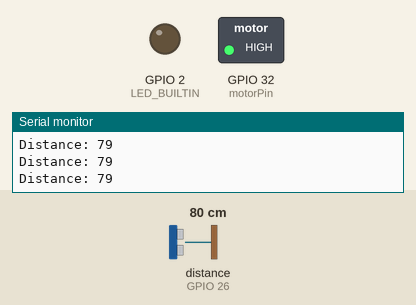
Recording of a program running on a simulated ESP32. On the bench: switched loads named in the program (green lamp = pin HIGH), output pins drawn as LEDs (lit = HIGH), the last lines printed to the serial monitor. Wiring (inferred from the names in the program): ultrasonic range finder: trigger GPIO 27; echo GPIO 26. The inputs (shaded band) are chosen by the test bench; at power-on: distance to the obstacle (sensor on GPIO 26) 80 cm. The echo pulse lasts 58.3 µs per cm; pins used as bus, display or sensor lines are not drawn.

Above: at 1.2 s.
1.3 s: distance to the obstacle (sensor on GPIO 26) set to 53 cm
4.3 s: distance to the obstacle (sensor on GPIO 26) set to 48 cm
At 4.8 s:
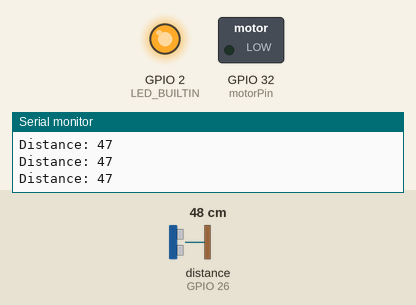
5.8 s: distance to the obstacle (sensor on GPIO 26) set to 60 cm
At 7.0 s:
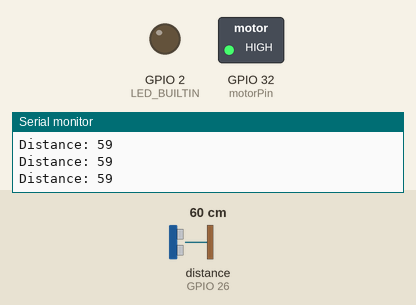
7.3 s: distance to the obstacle (sensor on GPIO 26) set to 2 cm
At 8.4 s:
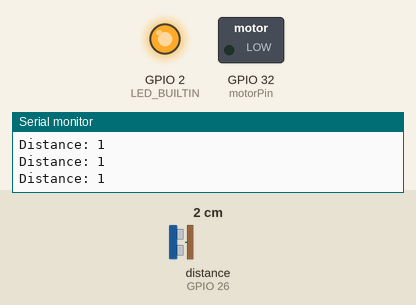
Timing chart, 0 to 9.8 s (numbered marks = the images above; inputs shaded):
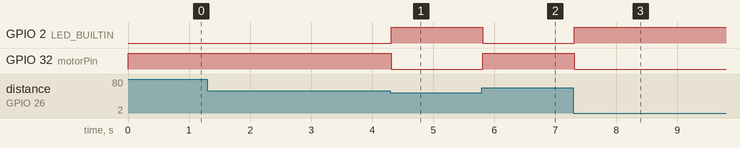

Measured:
- the behaviour switches between 51 and 50 cm on distance to the obstacle (sensor on GPIO 26) (found by bisection; images 0 and 1)
- after the input at 4.3 s, GPIO 2 (LED_BUILTIN): LOW → HIGH at once; GPIO 32 (motorPin): HIGH → LOW at once
- after the input at 5.8 s, GPIO 2 (LED_BUILTIN): HIGH → LOW at once; GPIO 32 (motorPin): LOW → HIGH at once
- after the input at 7.3 s, GPIO 2 (LED_BUILTIN): LOW → HIGH at once; GPIO 32 (motorPin): HIGH → LOW at once

The program:

main.cpp
```cpp
#include <Arduino.h>
// defines pins numbers//*/
// defines pins numbers
const int trigPin = 27;
const int echoPin = 26;
const int motorPin = 32;
// defines variables
long duration;
int distance;

// Set LED_BUILTIN if it is not defined by Arduino framework
# ifndef LED_BUILTIN
# define LED_BUILTIN 2
# endif


void setup() {
    pinMode(trigPin, OUTPUT); // Sets the trigPin as an Output
    pinMode(echoPin, INPUT); // Sets the echoPin as an Input
    Serial.begin(9600); // Starts the serial communication
    pinMode(LED_BUILTIN, OUTPUT);
    pinMode(motorPin, OUTPUT); // Sets the motorPin as an Output
}
void loop() {
    // Clears the trigPin
    digitalWrite(trigPin, LOW);
    delayMicroseconds(2);
    // Sets the trigPin on HIGH state for 10 micro seconds
    digitalWrite(trigPin, HIGH);
    delayMicroseconds(10);
    digitalWrite(trigPin, LOW);
    // Reads the echoPin, returns the sound wave travel time in microseconds
    duration = pulseIn(echoPin, HIGH);
    // Calculating the distance
    distance = duration * 0.034 / 2;
    // Prints the distance on the Serial Monitor
    if (distance < 50) {
        digitalWrite(LED_BUILTIN, HIGH);
        digitalWrite(motorPin, LOW);
    } else {
        digitalWrite(LED_BUILTIN, LOW);
        digitalWrite(motorPin, HIGH);
    }
    Serial.print("Distance: ");
    Serial.println(distance);
}
```

escaner-qr.cpp
```cpp
//#include <WebServer.h>
//#include <WiFi.h>
//#include <esp32cam.h>
//
//const char* WIFI_SSID = "ssid";
//const char* WIFI_PASS = "password";
//
//WebServer server(80);
//
//
//static auto loRes = esp32cam::Resolution::find(320, 240);
//static auto midRes = esp32cam::Resolution::find(350, 530);
//static auto hiRes = esp32cam::Resolution::find(800, 600);
//void serveJpg()
//{
//    auto frame = esp32cam::capture();
//    if (frame == nullptr) {
//        Serial.println("CAPTURE FAIL");
//        server.send(503, "", "");
//        return;
//    }
//    Serial.printf("CAPTURE OK %dx%d %db\n", frame->getWidth(), frame->getHeight(),
//                  static_cast<int>(frame->size()));
//
//    server.setContentLength(frame->size());
//    server.send(200, "image/jpeg");
//    WiFiClient client = server.client();
//    frame->writeTo(client);
//}
//
//Void handleJpgLo()
//{
//    if (!esp32cam::Camera.changeResolution(loRes)) {
//        Serial.println("SET-LO-RES FAIL");
//    }
//    serveJpg();
//}
//
//Void handleJpgHi()
//{
//    if (!esp32cam::Camera.changeResolution(hiRes)) {
//        Serial.println("SET-HI-RES FAIL");
//    }
//    serveJpg();
//}
//
//Void handleJpgMid()
//{
//    if (!esp32cam::Camera.changeResolution(midRes)) {
//        Serial.println("SET-MID-RES FAIL");
//    }
//    serveJpg();
//}
//
//
//Void  setup(){
//    Serial.begin(115200);
//    Serial.println();
//    {
//        using namespace esp32cam;
//        Config cfg;
//        cfg.setPins(pins::AiThinker);
//        cfg.setResolution(hiRes);
//        cfg.setBufferCount(2);
//        cfg.setJpeg(80);
//
//        bool ok = Camera.begin(cfg);
//        Serial.println(ok ? "CAMERA OK" : "CAMERA FAIL");
//    }
//    WiFi.persistent(false);
//    WiFi.mode(WIFI_STA);
//    WiFi.begin(WIFI_SSID, WIFI_PASS);
//    while (WiFi.status() != WL_CONNECTED) {
//        delay(500);
//    }
//    Serial.print("http://");
//    Serial.println(WiFi.localIP());
//    Serial.println("  /cam-lo.jpg");
//    Serial.println("  /cam-hi.jpg");
//    Serial.println("  /cam-mid.jpg");
//
//    server.on("/cam-lo.jpg", handleJpgLo);
//    server.on("/cam-hi.jpg", handleJpgHi);
//    server.on("/cam-mid.jpg", handleJpgMid);
//
//    server.begin();
//}
//
//Void loop()
//{
//    server.handleClient();
//}
```
